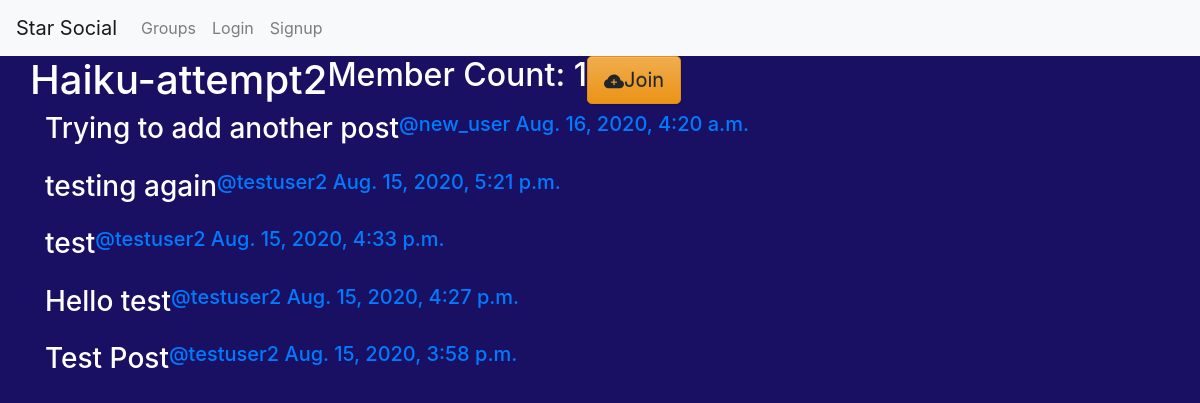
The app's page /groups/post/in/haiku-attempt2/ with its own data.
### groups/models.py (models this page shows, shortened)
class Group(models.Model):
    name = models.CharField(max_length=255,unique=True)
    slug = models.SlugField(allow_unicode=True,unique=True)
    description = models.TextField(blank=True,default='')
    description_html = models.TextField(editable=False,default='',blank=True)
    members = models.ManyToManyField(User,through='GroupMember')
    class Meta():
        ordering = ['name']

### post/models.py (models this page shows, shortened)
class Post(models.Model):
    user = models.ForeignKey(User,on_delete=models.CASCADE,related_name='posts')
    created_at = models.DateTimeField(auto_now=True)
    message = models.TextField()
    message_html = models.TextField(editable=False)
    group = models.ForeignKey(Group,on_delete=models.CASCADE,related_name='posts',null=True,blank=True)
    class Meta():
        ordering = ['-created_at']
        unique_together = ['user','message']

### groups/views.py (the view)
# urls.py: path('post/in/<slug:slug>/',views.SingleGroupView.as_view(),name='single'),
class SingleGroupView(generic.DetailView):
    model = Group

### groups/templates/groups/group_detail.html (shortened to what this page needs)
{% extends "groups/group_base.html" %}
{% block pregroup %}
  <h1>{{group.name}}</h1>
  <h2>Member Count: {{group.members.count }}</h2>
  <div class="content">
    {% if user in group.members.all %}
      <a href="{% url 'groups:leave' slug=group.slug %}"class="btn btn-lg btn-fill btn-warning">
        <svg width="1em" height="1em" viewBox="0 0 16 16" class="bi bi-cloud-minus-fill" fill="currentColor" xmlns="http://www.w3.org/2000/svg">
          <path fill-rule="evenodd" d="M8 2a5.53 5.53 0 0 0-3.594 1.342c-.766.66-1.321 1.52-1.464 2.383C1.266 6.095 0 7.555 0 9.318 0 11.366 1.708 13 3.781 13h8.906C14.502 13 16 11.57 16 9.773c0-1.636-1.242-2.969-2.834-3.194C12.923 3.999 10.69 2 8 2zM6 7.5a.5.5 0 0 0 0 1h4a.5.5 0 0 0 0-1H6z"/>
        </svg>Leave
      </a>
    {% else %}
      <a href="{% url 'groups:join' slug=group.slug %}"class="btn btn-lg btn-fill btn-warning">
        Join
      </a>
    {% endif %}
  </div>
{% endblock %}
{% block group_content %}
  <div class="col-md-8">
    {% if group.posts.count == 0 %}
      <h2>No Post Yet!</h2>
    {% else %}
      {% for post in group.posts.all %}
        {% include 'post/_post.html' %}
      {% endfor %}
    {% endif %}
  </div>
{% endblock %}

### post/templates/post/_post.html (shortened to what this page needs)
<div class="post media">
  <h3>{{post.message_html|safe}}</h3>
  <div class="media-body">
    <h5 class="media-heading">
    <span class="username">
      <a href="{% url "post:for_user" username=post.user.username%}">@{{post.user.username}}</a>
    </span>
    <time class="time">
      <a href="{% url 'post:single' username=post.user.username pk=post.pk %}">{{post.created_at}}</a>
    </time>
    </h5>
  </div>
</div>

### static/simplesocial/css/master.css (style rules this page uses)
body { margin: 0; overflow: hidden; background color: black; color: white; }

### static/css/master.css (style rules this page uses)
html, body { height: 100%; width: 100%; overflow: hidden; background: #191063; margin: 0; }

### records on screen
Group: name "Haiku-attempt2", members.count "1"
Post: message_html "Trying to add another post", user.username "new_user", created_at "Aug. 16, 2020, 4:20 a.m."
Post: message_html "testing again", user.username "testuser2", created_at "Aug. 15, 2020, 5:21 p.m."
Post: message_html "test", user.username "testuser2", created_at "Aug. 15, 2020, 4:33 p.m."
Post: message_html "Hello test", user.username "testuser2", created_at "Aug. 15, 2020, 4:27 p.m."
Post: message_html "Test Post", user.username "testuser2", created_at "Aug. 15, 2020, 3:58 p.m."
